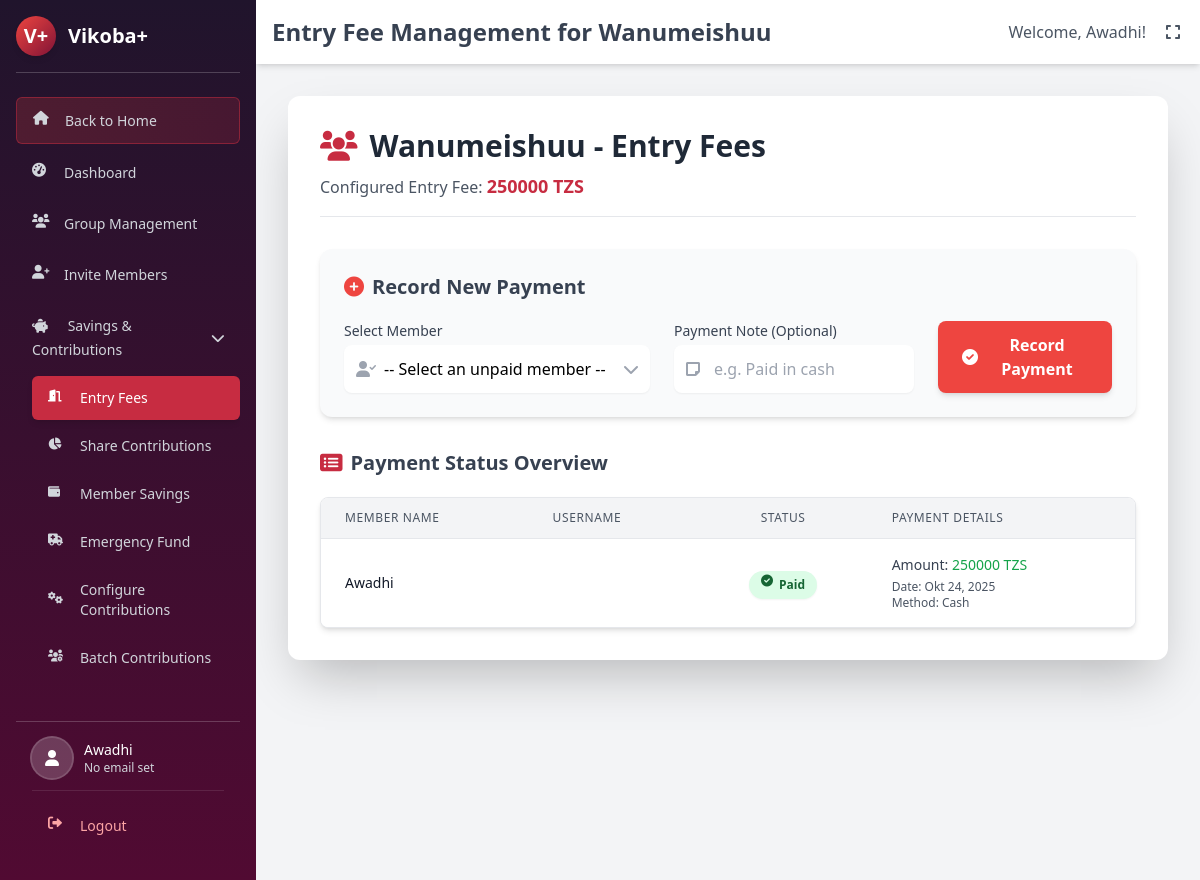
/dashboard/entry-fees/ (signed in), run on an earlier commit of the app's database.
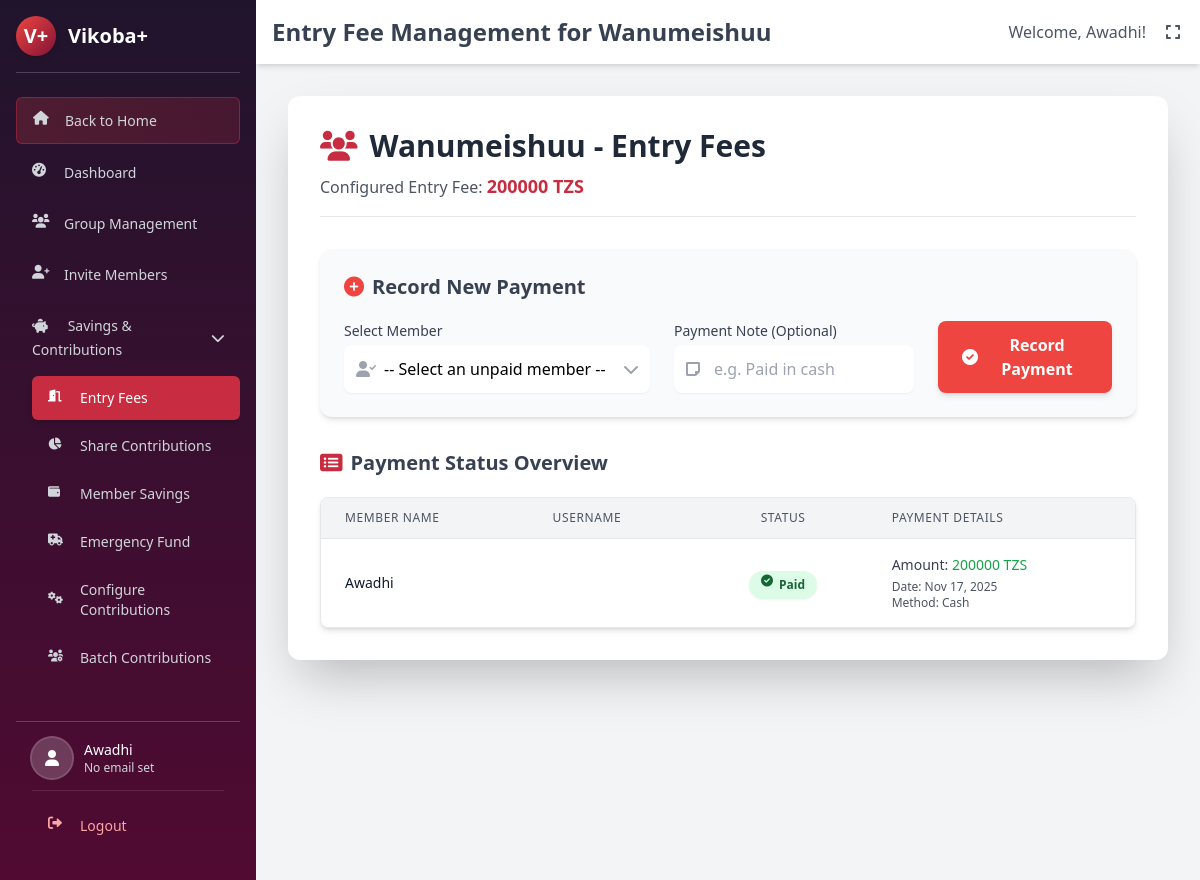
And on a later commit of the database.
### groups/models.py (models this page shows, shortened)
class Kikoba(models.Model): # Renamed from Group
    GROUP_TYPE_CHOICES = (
        ('standard', 'Standard VIKOBA (Variable-Share ASCA)'),
        ('fixed_share', 'Fixed-Share VIKOBA'),
        ('interest_refund', 'Interest Refund VIKOBA'),
        ('rosca', 'ROSCA (Rotating Savings)'),
        ('welfare', 'Welfare/Help Group (WCG)'),
    )
    FREQUENCY_CHOICES = (
        ('daily', 'Daily'),
        ('weekly', 'Weekly'),
        ('biweekly', 'Bi-weekly'),
        ('monthly', 'Monthly'),
    )
    name = models.CharField(max_length=255, unique=True)
    description = models.TextField(blank=True, null=True)
    created_by = models.ForeignKey(settings.AUTH_USER_MODEL, on_delete=models.SET_NULL, null=True, related_name='created_vikoba')
    created_at = models.DateTimeField(auto_now_add=True)
    contribution_frequency = models.CharField(max_length=10, choices=FREQUENCY_CHOICES, default='monthly')
    interest_rate = models.DecimalField(max_digits=5, decimal_places=2, default=5.00)
    loan_limit_factor = models.DecimalField(max_digits=5, decimal_places=2, default=3.00)
    loan_term_days = models.PositiveIntegerField(default=90)
    late_payment_penalty = models.DecimalField(max_digits=5, decimal_places=2, default=1.00)
    is_active = models.BooleanField(default=True)
    is_center_kikoba = models.BooleanField(default=False, help_text=_('Can new members join this Kikoba directly from a central registration form?'))
    location = models.CharField(max_length=255, blank=True, null=True, help_text=_('Physical location or address of the Kikoba.'))
    ESTIMATED_MEMBERS_CHOICES = [
        ('2-5', '2-5 Members'),
        ('6-10', '6-10 Members'),
        ('11-20', '11-20 Members'),
        ('21-50', '21-50 Members'),
        ('51-100', '51-100 Members'),
        ('101-200', '101-200 Members'),
        ('201-500', '201-500 Members'),
        ('501-1000', '501-1000 Members'),
        ('1000+', '1000+ Members'),
    ]
    estimated_members = models.CharField(
        max_length=20,
        choices=ESTIMATED_MEMBERS_CHOICES,
        blank=True,
        null=True,
        help_text=_('Estimated number of members in the Kikoba.')
    )
    constitution_document = models.FileField(
        upload_to='kikoba_documents/constitutions/',
        null=True,
        blank=True,
        help_text=_("Upload the Kikoba's constitution document (optional).")
    )
    other_documents = models.FileField(
        upload_to='kikoba_documents/others/',
        null=True,
        blank=True,
        help_text=_('Upload any other relevant documents for the Kikoba (optional).')
    )
    kikoba_number = models.CharField(
        max_length=15,
        unique=True,
        blank=True,
        help_text=_('Unique identification number for the Kikoba.')
    )
    group_type = models.CharField(
        max_length=20,
        choices=GROUP_TYPE_CHOICES,
        null=True,  # Allow null for existing records
        blank=True,  # Allow blank in forms for existing records
        help_text=_('Type of the group which determines the financial model used.')
    )
    creator_phone_number = models.CharField(max_length=15, blank=True, null=True, help_text=_('Phone number of the user who initiated creation.'))
    def __str__(self):
        return self.name

class KikobaContributionConfig(models.Model):
    kikoba = models.OneToOneField(Kikoba, on_delete=models.CASCADE, related_name='contribution_config')
    entry_fee_amount = models.DecimalField(max_digits=10, decimal_places=2, default=0)
    entry_fee_due_days = models.PositiveIntegerField(default=30, help_text="Days to pay entry fee from joining")
    share_amount = models.DecimalField(max_digits=10, decimal_places=2, default=0)
    share_frequency = models.CharField(max_length=10, choices=Kikoba.FREQUENCY_CHOICES, default='monthly')
    share_due_day = models.PositiveIntegerField(null=True, blank=True, help_text="Day of period shares are due")
    emergency_fund_amount = models.DecimalField(max_digits=10, decimal_places=2, default=0)
    emergency_fund_required = models.BooleanField(default=False)
    min_saving_amount = models.DecimalField(max_digits=10, decimal_places=2, null=True, blank=True)
    max_saving_amount = models.DecimalField(max_digits=10, decimal_places=2, null=True, blank=True)

class KikobaMembership(models.Model): # Renamed from GroupMembership
    ROLE_CHOICES = (
        ('member', 'Member'),
        ('chairperson', 'Chairperson'),
        ('treasurer', 'Treasurer'),
        ('secretary', 'Secretary'),
        ('kikoba_admin', 'Kikoba Admin'),
        ('accountant', 'Accountant'),  # For managing loans and financial reports
    )
    kikoba = models.ForeignKey(Kikoba, on_delete=models.CASCADE, related_name='kikoba_memberships')
    user = models.ForeignKey(settings.AUTH_USER_MODEL, on_delete=models.CASCADE, related_name='user_kikoba_memberships')
    role = models.CharField(max_length=15, choices=ROLE_CHOICES, default='member')
    joined_at = models.DateTimeField(default=timezone.now)
    is_active = models.BooleanField(default=True)
    class Meta:
        unique_together = ('kikoba', 'user')
    def __str__(self):
        return f"{self.user.name} - {self.kikoba.name} ({self.get_role_display()})"

class KikobaMemberPayment(models.Model):
    kikoba_membership = models.ForeignKey(KikobaMembership, on_delete=models.CASCADE)
    amount_due = models.DecimalField(max_digits=10, decimal_places=2)
    amount_paid = models.DecimalField(max_digits=10, decimal_places=2, default=0)
    is_fully_paid = models.BooleanField(default=False)
    due_date = models.DateField(null=True, blank=True)
    class Meta:
        abstract = True

class EntryFeePayment(KikobaMemberPayment):
    PAYMENT_METHOD_CHOICES = [
        ('cash', 'Cash'),
        ('mobile_money', 'Mobile Money'),
        ('bank_transfer', 'Bank Transfer'),
        ('check', 'Check'),
        ('other', 'Other'),
    ]
    payment_date = models.DateTimeField(null=True, blank=True)
    payment_method = models.CharField(max_length=20, choices=PAYMENT_METHOD_CHOICES, default='cash')
    notes = models.TextField(blank=True, null=True)

### registration/models.py (models this page shows, shortened)
class User(AbstractBaseUser, PermissionsMixin):
    ROLE_CHOICES = (
        ('admin', 'Admin'),
        ('member', 'Member'),
        ('kikoba_admin', 'Kikoba Admin'),
        ('accountant', 'Accountant'),
    )
    phone_number = models.CharField(max_length=15, unique=True) # This is the USERNAME_FIELD
    name = models.CharField(max_length=255)
    email = models.EmailField(max_length=255, blank=True, null=True)
    role = models.CharField(max_length=15, choices=ROLE_CHOICES, default='member')
    nida_number = models.CharField(max_length=30, blank=True, null=True, unique=True, help_text="National ID number, if available.")
    phone_number_verified = models.BooleanField(default=False)
    profile_photo = models.ImageField(upload_to='profile_photos/', blank=True, null=True)
    verification_method = models.CharField(max_length=50, blank=True, null=True, help_text="e.g., NIDA, PHONE_PHOTO_MEMBER_VERIFIED")
    verification_status = models.CharField(max_length=20, default='pending', help_text="e.g., pending, verified, rejected")
    date_joined = models.DateTimeField(default=timezone.now)
    is_active = models.BooleanField(default=True)
    is_staff = models.BooleanField(default=False)
    objects = UserManager()
    USERNAME_FIELD = 'phone_number'
    REQUIRED_FIELDS = ['name'] # For createsuperuser: name is required in addition to phone_number
    def __str__(self):
        return f"{self.name} ({self.phone_number})" # Simplified __str__

### dashboard/views.py (the view, shortened to what this page needs)
# urls.py: path('entry-fees/', views.entry_fee_management, name='entry_fee_management'),
@login_required
def entry_fee_management(request):
    admin_membership = KikobaMembership.objects.filter(
        user=request.user,
        role__in=['kikoba_admin', 'chairperson', 'treasurer', 'secretary'],
        is_active=True
    ).select_related('kikoba').first()
    print(f"DEBUG: User = {request.user}")
    print(f"DEBUG: Admin membership = {admin_membership}")
    if not admin_membership:
        messages.error(request, "You do not have access to entry fee management.")
        return redirect('dashboard:home')
    current_kikoba = admin_membership.kikoba
    print(f"DEBUG: Current Kikoba = {current_kikoba}")
    from groups.models import EntryFeePayment
    from django.utils import timezone
    members = KikobaMembership.objects.filter(
        kikoba=current_kikoba,
        is_active=True
    ).select_related('user')
    print(f"DEBUG: Members count = {members.count()}")
    print(f"DEBUG: Members = {list(members.values('id', 'user__name', 'role', 'is_active'))}")
    from groups.models import EntryFeePayment
    members_payment_status = []
    paid_members_ids = []
    for member in members:
        entry_fee_payment = EntryFeePayment.objects.filter(
            kikoba_membership=member
        ).first()
        if entry_fee_payment and entry_fee_payment.is_fully_paid:
            has_paid = True
            paid_members_ids.append(member.id)
            payment_details = {
                'amount_paid': entry_fee_payment.amount_paid,
                'payment_date': entry_fee_payment.payment_date,
                'payment_method': entry_fee_payment.payment_method,
            }
        else:
            has_paid = False
            payment_details = None
        members_payment_status.append({
            'member': member,
            'has_paid': has_paid,
            'payment_details': payment_details,
        })
    context = {
        'page_title': f'Entry Fee Management - {current_kikoba.name}',
        'group': current_kikoba,
        'group_members': members,  # Template expects 'group_members'
        'paid_members_ids': paid_members_ids,
        'members_payment_status': members_payment_status,  # Add the missing variable
    }
    return render(request, 'dashboard/entry_fee_management.html', context)

### dashboard/templates/dashboard/entry_fee_management.html (shortened to what the changed rows need)
{% extends 'dashboard/base_dashboard_new.html' %}
{% load humanize %}
{% block page_title %}Entry Fee Management for {{ group.name }}{% endblock %}
{% block dashboard_content %}
<div class="bg-white rounded-xl shadow-2xl p-6 md:p-8">
    <div class="border-b border-gray-200 pb-4 mb-6 md:mb-8">
        <h2 class="text-2xl md:text-3xl font-semibold text-gray-800 flex items-center">
            <i class="fas fa-users text-mangi-red mr-3"></i>{{ group.name }} - Entry Fees
        </h2>
        <p class="text-gray-600 mt-2">
            Configured Entry Fee:
            <span class="font-bold text-mangi-red text-lg">{{ group.contribution_config.entry_fee_amount|floatformat:0|intcomma }} TZS</span>
        </p>
    </div>
    <div class="mt-8">
        <div class="bg-white overflow-x-auto rounded-lg shadow-md border border-gray-200">
            <table class="min-w-full divide-y divide-gray-200">
                <thead class="bg-gray-100">
                    <tr>
                        <th scope="col" class="px-6 py-3 text-left text-xs font-medium text-gray-600 uppercase tracking-wider">Member Name</th>
                        <th scope="col" class="px-6 py-3 text-left text-xs font-medium text-gray-600 uppercase tracking-wider">Username</th>
                        <th scope="col" class="px-6 py-3 text-center text-xs font-medium text-gray-600 uppercase tracking-wider">Status</th>
                        <th scope="col" class="px-6 py-3 text-left text-xs font-medium text-gray-600 uppercase tracking-wider">Payment Details</th>
                    </tr>
                </thead>
                <tbody class="bg-white divide-y divide-gray-200">
                    {% for member_payment_info in members_payment_status %}
                    <tr class="hover:bg-gray-50 transition-colors duration-150">
                        <td class="px-6 py-4 whitespace-nowrap">
                            <div class="flex items-center">
                                <div class="text-sm font-medium text-gray-900">{{ member_payment_info.member.user.name }}</div>
                            </div>
                        </td>
                        <td class="px-6 py-4 whitespace-nowrap text-sm text-gray-500">
                        </td>
                        <td class="px-6 py-4 whitespace-nowrap text-center">
                            {% if member_payment_info.has_paid %}
                                <span class="px-3 py-1 inline-flex text-xs leading-5 font-semibold rounded-full bg-green-100 text-green-800 shadow-sm">
                                    <i class="fas fa-check-circle mr-1.5"></i>Paid
                                </span>
                            {% else %}
                                <span class="px-3 py-1 inline-flex text-xs leading-5 font-semibold rounded-full bg-red-100 text-red-800 shadow-sm">
                                    <i class="fas fa-times-circle mr-1.5"></i>Pending
                                </span>
                            {% endif %}
                        </td>
                        <td class="px-6 py-4 whitespace-nowrap text-sm text-gray-500">
                            {% if member_payment_info.has_paid and member_payment_info.payment_details %}
                                <div>
                                    <div class="text-gray-700 font-medium">Amount: <span class="text-green-600">{{ member_payment_info.payment_details.amount_paid|floatformat:0|intcomma }} TZS</span></div>
                                    <div class="text-gray-600 text-xs mt-1">Date: {{ member_payment_info.payment_details.payment_date|date:"M d, Y" }}</div>
                                    <div class="text-gray-600 text-xs">Method: {{ member_payment_info.payment_details.payment_method|title }}</div>
                                </div>
                            {% else %}
                                <span class="text-gray-400 italic">- Not Paid -</span>
                            {% endif %}
                        </td>
                    </tr>
                    {% endfor %}
                </tbody>
            </table>
        </div>
    </div>
</div>
{% endblock %}

What changed in the data, as far as the page shows it:
changed through a linked row, Kikoba "Wanumeishuu": contribution_config.entry_fee_amount "250000" → "200000"
computed for KikobaMembership "Awadhi": payment_details.amount_paid "250000" → "200000"; payment_details.payment_date "Okt 24, 2025" → "Nov 17, 2025"
